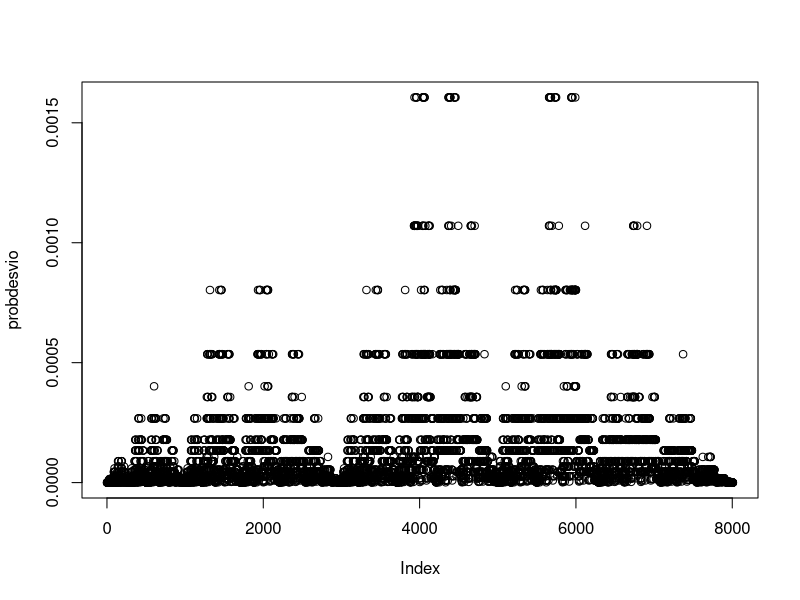
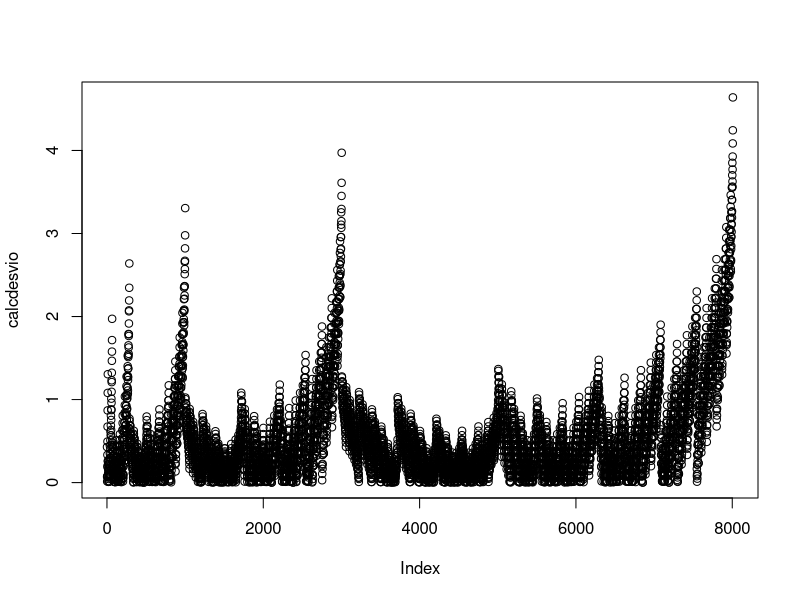

R code for these plots, in order: (Note: this script raises an error after producing the figures.)
if (!require('ggplot2')) install.packages('ggplot2'); 
library(ggplot2)
#Verifica de instalar la librer???a para gr???ficos
set.seed(140)

#Datos para el algoritmo
#distribuci?n exponencial d=7
arr <- c(1,2,3,4,5,6,7)
p <- c(0.3510258583,0.2352996695,0.1577260853,0.1057269567,0.0708708985,0.047506184,0.0318443474)
n <- c(10)
k <- c(10)
z <- c(2.5758293035)
alphainit <- c(0.01)
b <- c(250)
a<-sqrt(n/(n-1))
d2 <- c(1.128,1.693,2.059,2.326,2.534,2.704,2.847,2.970,3.078,3.173,3.258,3.336,3.407,3.472,3.532,3.588,3.640,3.689,3.735,3.778,3.819)
d3 <- c(0.853,0.888,0.880,0.864,0.848,0.833,0.820,0.808,0.797,0.787,0.778,0.770,0.763,0.756,0.750,0.744,0.739,0.733,0.729,0.724,0.720)
len <- length(arr)

#Probabilidades para graficar por promedio de suma
probgraph <- matrix(nrow=n+1,ncol=(max(arr)*(n+2)))
probacum <- array(1:(max(arr)*(n+2)))
versum <- c(0)

#Probabilidades para graficar por rango
rangomaxi <- max(arr)-min(arr)
rangraph <- array(dim = c(length(arr),length(arr),n))
resrango <- array(dim = c(rangomaxi+1))
rangacum <- array(dim = c(rangomaxi+1))

#Probabilidades para graficar por desvio
combinaciones <- array(dim = c(8008,length(arr)))
itcomb <- c(1)
previo <- array(dim = c(7))
total = len ^ k

#Limites
ShewartDesvio <- matrix(nrow=b, ncol=2)
ShewartMedia <- matrix(nrow=b, ncol=2)

#Factorial, necesario para calcular límites de combinatoria
fact <- array(dim = c(16))

#La función no era necesaria, pero por las dudas.
factorial <- function(m){
  if (m == 0) 1
  else if(m == 1) 1
  else
    m*factorial(m-1)
}


for (i in 1:16){
  fact[i] = factorial(i-1)
}

print(fact)

 
# ------------------------------------------------------------------
# ------- Algoritmo para graficar por distribucion promedio --------
# ------------------------------------------------------------------


for (l in 1:length(probgraph)){ #inicializo el arreglo
  probgraph[l] <- 0
}

for (l in 1:length(arr)){ #Inicializo el caso base
  probgraph[1,arr[l]] <- p[l]
}

for (i in 1:n){ #Trabajo para paso i+1
  for(j in 1:((max(arr)*n-1)+1)){
    for(l in 1:length(arr)){
      aux <- probgraph[i+1,j+arr[l]]
      probgraph[i+1,j+arr[l]] <- aux + (probgraph[i,j]*p[l])
    } 
  }
}


#Verifico si la suma da 1.
versum <- probgraph[n,1]

#Preparo la probabilidad acumulada
probacum <- probgraph[n,1]

for (i in 2:(max(arr)*(n+2))){
  probacum[i] <- probacum[i-1] + probgraph[n,i]
  versum <- versum + probgraph[n,i]
}
#qplot(1:(max(arr)*(n+2)),probgraph[n,],color=13,main="Magia",xlab="Cosa A",ylab="Cosa B")
#barplot(probgraph[n,])
#print(probgraph[n,])
#print(probacum)


# ------------------------------------------------------------------
# ------- Algoritmo para graficar por distribucion desvio est ------
# ------------------------------------------------------------------

generador <- function(it,sum,prev){
  if(it == 0){
    if (sum == 0){
      for (i in 1:len){
        combinaciones[itcomb,i] <<- c(prev[i])
      }
      itcomb <<- (itcomb + 1)
    }
  } else {
    for (i in 1:(sum+1)){
      prev[it] = (i-1)
      generador(it-1,sum-(i-1),prev)
      prev[it] = 0
    }
  }
}


for (i in 1:len){
  previo[i] = 0;
}

generador(len,k,previo);

rangraph <- array(dim = c(length(arr),length(arr),n))


print(itcomb)
print(combinaciones)

suma = 1
probdesvio = array(dim = c(itcomb))


for (i in 1:(itcomb-1)){
  for(j in 1:len){
    suma = suma * fact[(combinaciones[i,j]+1) ]
  }
  probdesvio[i] = ((fact[k+1] / suma)/total)
  suma = 1
}

print(probdesvio)

plot(probdesvio)

versuma = 0

for (i in 1:(itcomb-1)){
  versuma = versuma+probdesvio[i]
}
print(versuma)

calcdesvio = array(dim = c(itcomb))
mediaaux = 0
desvioaux = 0

for (i in 1:(itcomb-1)){
  for(j in 1:len){
    mediaaux = mediaaux + combinaciones[i,j]*j
  }
  mediaaux = (mediaaux / len)
  
  for(j in 1:len){
    if(combinaciones[i,j] != 0){
      desvioaux = ((j-mediaaux)^2)*combinaciones[i,j]
    }
  }
  
  calcdesvio[i] = sqrt(desvioaux / k)
  
}

plot(calcdesvio)

# ------------------------------------------------------------------
# --------------- Algoritmo para calcular limites ------------------
# ------------------------------------------------------------------


for (l in 1:b){ 
  samples <- replicate(k, sample(arr,size=n,prob=p,replace=TRUE)) 
  
  mediaTotal <- mean(samples)
  desviomedia <- mean(calcdesvio)
  
  ShewartMedia[l,1] <- mediaTotal-(z*desvio)/sqrt(n)
  ShewartMedia[l,2] <- mediaTotal+(z*desvio)/sqrt(n)
  
  
}